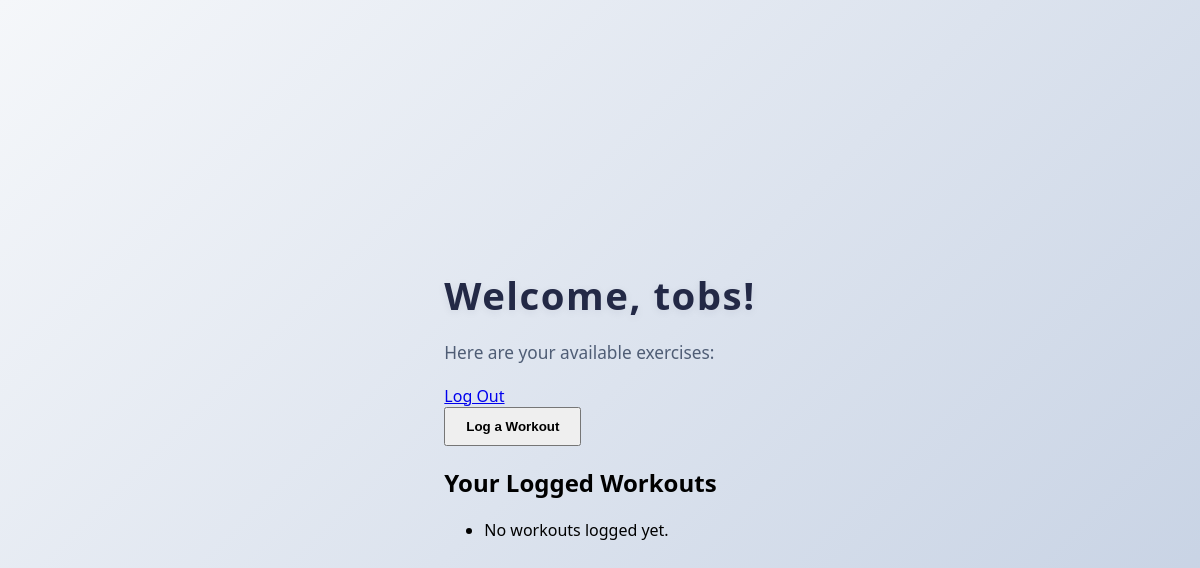
The app's page /home (signed in), older data.
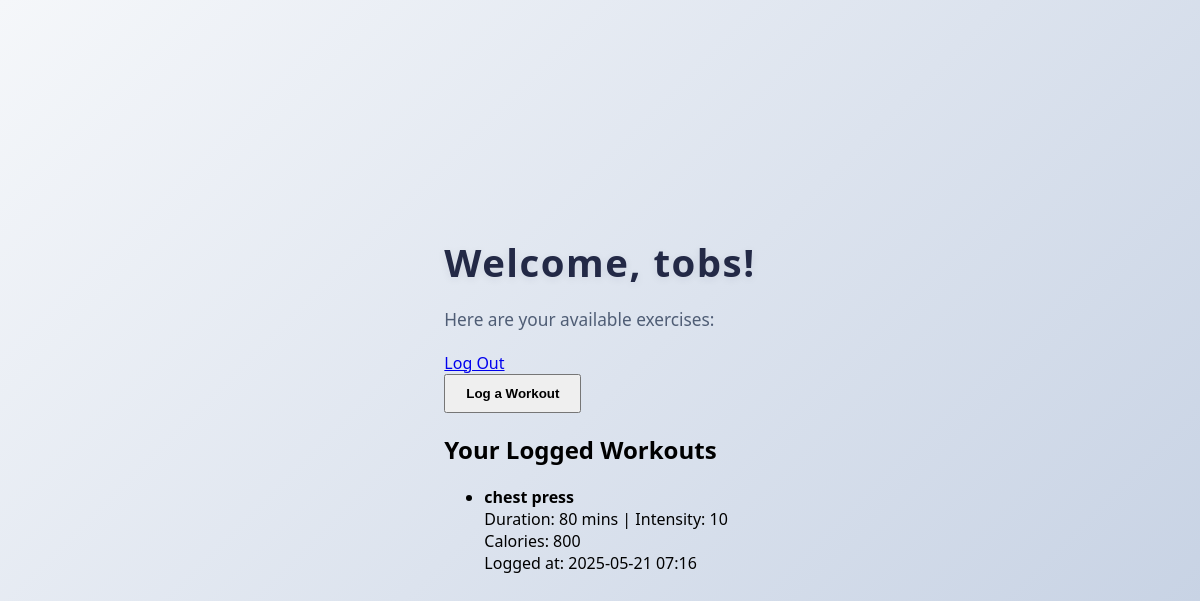
The same page, newer data.
### workout_tracker/database_models.py (models this page shows)
class User(db.Model):
    __tablename__ = 'Users Table'
    ID = db.Column(db.Integer, primary_key=True)
    Username = db.Column(db.String, unique=True, nullable=False)
    password_hash = db.Column(db.String, nullable=False)
    Join_date = db.Column(db.String)
    instructions = db.Column(db.Text)
    description = db.Column(db.Text)

class UserExercise(db.Model):
    __tablename__ = 'UserExercises'
    ID = db.Column(db.Integer, primary_key=True)
    user_id = db.Column(db.Integer, nullable=False)
    exercise = db.Column(db.String, nullable=False)  # 🔄 was exercise_id
    duration = db.Column(db.Integer)
    intensity = db.Column(db.Integer)
    date_completed = db.Column(db.Integer)
    calories_burned = db.Column(db.Integer)

### workout_tracker/app.py (the view)
@app.route('/home')
def home():
    if 'user_id' not in session:
        return redirect(url_for('login'))
    user = User.query.get(session['user_id'])
    workouts = (
        UserExercise.query
        .filter_by(user_id=user.ID)
        .order_by(UserExercise.date_completed.desc())
        .all()
    )
    return render_template('home_page.html', user=user, workouts=workouts)

### workout_tracker/app.py (called while the page is built)
@app.template_filter('datetimeformat')
def datetimeformat(value):
    return datetime.fromtimestamp(int(value)).strftime('%Y-%m-%d %H:%M')

### Templates/home_page.html (shortened to what this page needs)
<!DOCTYPE html>
<html lang="en">
<head>
    <link rel="stylesheet" href="{{ url_for('static', filename='css/main_styles.css') }}">
</head>
<body>
<div class="center">
    <h1>Welcome, {{ user.Username }}!</h1>
    <p>Here are your available exercises:</p>
    <div class="users_signup">
        <a href="{{ url_for('logout') }}">Log Out</a>
    </div>
    <div class="users_signup">
    <a href="{{ url_for('log_workout') }}">
        <button style="padding: 10px 20px; font-weight: bold;">Log a Workout</button>
    </a>
</div>
<h2>Your Logged Workouts</h2>
<ul>
  {% for log in workouts %}
    <li>
      <strong>{{ log.exercise }}</strong><br>
      Duration: {{ log.duration }} mins | Intensity: {{ log.intensity }}<br>
      Calories: {{ log.calories_burned }}<br>
      Logged at: {{ log.date_completed | datetimeformat }}
    </li>
  {% else %}
    <li>No workouts logged yet.</li>
  {% endfor %}
</ul>
</div>
</body>
</html>

### static/css/main_styles.css (style rules this page uses)
body { background: linear-gradient(135deg, #f5f7fa 0%, #c3cfe2 100%); font-family: 'Segoe UI', Arial, sans-serif; margin: 0; min-height: 100vh; display: flex; flex-direction: column; align-items: center; justify-content: center; }
h1 { color: #232946; margin-bottom: 18px; font-size: 2.4rem; font-weight: 700; letter-spacing: 1.5px; text-shadow: 0 2px 8px rgba(35, 41, 70, 0.08); }
p, label { color: #4f5d75; font-size: 1.08rem; margin-bottom: 18px; line-height: 1.6; }

Row changes from the older to the newer data that the page shows:
added UserExercise: exercise "chest press", duration "80", intensity "10", calories_burned "800", date_completed "2025-05-21 07:16"
Text that changed along with them:
text no longer shown: "No workouts logged yet."
